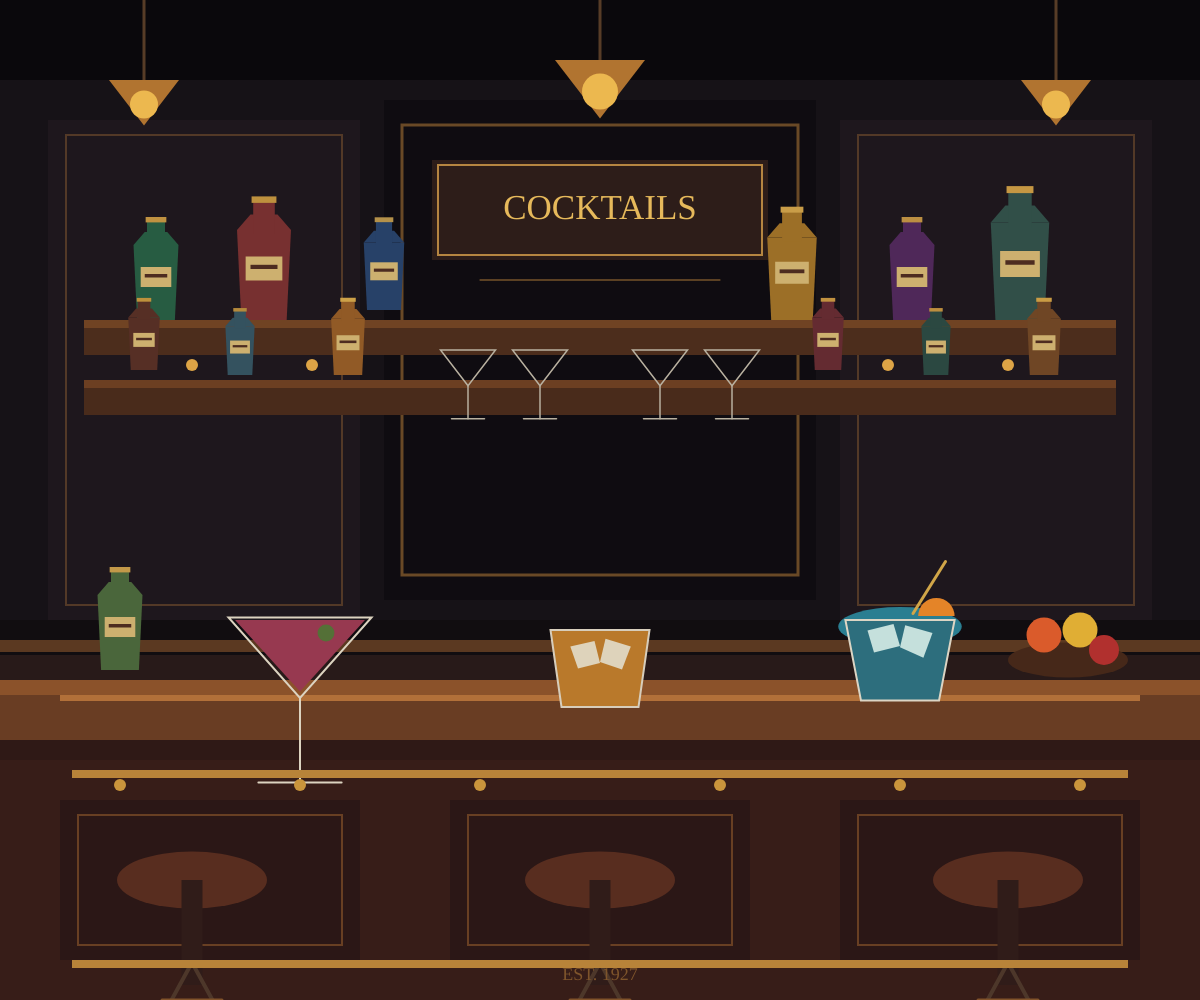
Frame 1 (no input)
Frame 2 (the mouse pressed at the canvas centre, redrawn once): identical to frame 1, image omitted

The p5.js sketch that drew this single still picture (run headless with seeded random() and noise() and a simulated clock; the mouse was pressed at the canvas centre and the sketch redrawn once):

// p5.js sketch
// ── sketch.js
// ============================================================
// BAR DE DRINKS SOFISTICADO
// ============================================================
// Uma representação de um bar elegante durante a noite.
//
// O cenário possui:
// - Parede escura
// - Prateleiras
// - Garrafas
// - Iluminação decorativa
// - Letreiro
// - Taças e copos
// - Drinks
// - Frutas e gelo
// - Balcão de madeira
// - Banquetas
//
// Autor: SEU NOME
// ============================================================


function setup() {
  createCanvas(windowWidth, windowHeight);
  textFont("Georgia");
  noLoop();
}


function draw() {

  // Tamanho de referência para que os elementos
  // mantenham proporções semelhantes em diferentes telas.
  let tamanho = min(width, height);


  // ==========================================================
  // FUNDO
  // ==========================================================

  background(8, 7, 10);

  noStroke();


  // Parede principal
  fill(22, 18, 23);

  rect(
    0,
    0,
    width,
    height * 0.72
  );


  // Faixa escura no topo
  fill(10, 8, 12);

  rect(
    0,
    0,
    width,
    height * 0.08
  );


  // ==========================================================
  // PAINÉIS DA PAREDE
  // ==========================================================

  // Painel esquerdo
  fill(30, 23, 29);

  rect(
    width * 0.04,
    height * 0.12,
    width * 0.26,
    height * 0.50
  );


  // Moldura do painel esquerdo
  stroke(83, 57, 39);
  strokeWeight(2);
  noFill();

  rect(
    width * 0.055,
    height * 0.135,
    width * 0.23,
    height * 0.47
  );


  // Painel direito
  noStroke();

  fill(30, 23, 29);

  rect(
    width * 0.70,
    height * 0.12,
    width * 0.26,
    height * 0.50
  );


  // Moldura do painel direito
  stroke(83, 57, 39);
  strokeWeight(2);
  noFill();

  rect(
    width * 0.715,
    height * 0.135,
    width * 0.23,
    height * 0.47
  );


  // ==========================================================
  // DECORAÇÃO CENTRAL
  // ==========================================================

  noStroke();

  fill(15, 12, 17);

  rect(
    width * 0.32,
    height * 0.10,
    width * 0.36,
    height * 0.50
  );


  // Moldura dourada
  noFill();
  stroke(105, 73, 38);
  strokeWeight(3);

  rect(
    width * 0.335,
    height * 0.125,
    width * 0.33,
    height * 0.45
  );


  // ==========================================================
  // LETREIRO
  // ==========================================================

  noStroke();

  fill(45, 29, 25);

  rect(
    width * 0.36,
    height * 0.16,
    width * 0.28,
    height * 0.10
  );


  // Borda do letreiro
  noFill();

  stroke(181, 133, 65);
  strokeWeight(2);

  rect(
    width * 0.365,
    height * 0.165,
    width * 0.27,
    height * 0.09
  );


  // Texto
  noStroke();

  fill(230, 185, 91);

  textAlign(CENTER, CENTER);
  textSize(tamanho * 0.035);

  text(
    "COCKTAILS",
    width * 0.50,
    height * 0.21
  );


  // Pequena decoração abaixo do letreiro
  stroke(168, 119, 54);
  strokeWeight(1);

  line(
    width * 0.40,
    height * 0.28,
    width * 0.60,
    height * 0.28
  );


  // ==========================================================
  // LUMINÁRIAS
  // ==========================================================

  desenharLampada(
    width * 0.12,
    height * 0.08,
    tamanho * 0.035
  );

  desenharLampada(
    width * 0.50,
    height * 0.06,
    tamanho * 0.045
  );

  desenharLampada(
    width * 0.88,
    height * 0.08,
    tamanho * 0.035
  );


  // ==========================================================
  // PRATELEIRA SUPERIOR
  // ==========================================================

  noStroke();

  fill(76, 45, 28);

  rect(
    width * 0.07,
    height * 0.32,
    width * 0.86,
    height * 0.035
  );


  // Parte iluminada
  fill(112, 67, 35);

  rect(
    width * 0.07,
    height * 0.32,
    width * 0.86,
    height * 0.008
  );


  // ==========================================================
  // GARRAFAS
  // ==========================================================

  desenharGarrafa(
    width * 0.13,
    height * 0.22,
    tamanho * 0.10,
    color(39, 92, 66),
    color(192, 146, 65)
  );


  desenharGarrafa(
    width * 0.22,
    height * 0.20,
    tamanho * 0.12,
    color(119, 48, 48),
    color(190, 145, 62)
  );


  desenharGarrafa(
    width * 0.32,
    height * 0.22,
    tamanho * 0.09,
    color(39, 65, 104),
    color(180, 145, 74)
  );


  desenharGarrafa(
    width * 0.66,
    height * 0.21,
    tamanho * 0.11,
    color(156, 111, 39),
    color(201, 157, 72)
  );


  desenharGarrafa(
    width * 0.76,
    height * 0.22,
    tamanho * 0.10,
    color(79, 40, 89),
    color(188, 143, 66)
  );


  desenharGarrafa(
    width * 0.85,
    height * 0.19,
    tamanho * 0.13,
    color(49, 79, 72),
    color(197, 151, 67)
  );


  // ==========================================================
  // SEGUNDA PRATELEIRA
  // ==========================================================

  noStroke();

  fill(73, 43, 27);

  rect(
    width * 0.07,
    height * 0.38,
    width * 0.86,
    height * 0.035
  );


  fill(108, 63, 34);

  rect(
    width * 0.07,
    height * 0.38,
    width * 0.86,
    height * 0.008
  );


  // ==========================================================
  // GARRAFAS MENORES
  // ==========================================================

  desenharGarrafa(
    width * 0.12,
    height * 0.30,
    tamanho * 0.07,
    color(86, 47, 37),
    color(190, 145, 60)
  );


  desenharGarrafa(
    width * 0.20,
    height * 0.31,
    tamanho * 0.065,
    color(52, 82, 95),
    color(180, 137, 60)
  );


  desenharGarrafa(
    width * 0.29,
    height * 0.30,
    tamanho * 0.075,
    color(145, 90, 38),
    color(205, 161, 72)
  );


  desenharGarrafa(
    width * 0.69,
    height * 0.30,
    tamanho * 0.07,
    color(100, 43, 49),
    color(193, 146, 64)
  );


  desenharGarrafa(
    width * 0.78,
    height * 0.31,
    tamanho * 0.065,
    color(43, 72, 65),
    color(188, 142, 63)
  );


  desenharGarrafa(
    width * 0.87,
    height * 0.30,
    tamanho * 0.075,
    color(111, 70, 37),
    color(202, 156, 68)
  );


  // ==========================================================
  // COPOS DECORATIVOS NA PRATELEIRA
  // ==========================================================

  desenharCopoVazio(
    width * 0.39,
    height * 0.35,
    tamanho * 0.055
  );

  desenharCopoVazio(
    width * 0.45,
    height * 0.35,
    tamanho * 0.055
  );

  desenharCopoVazio(
    width * 0.55,
    height * 0.35,
    tamanho * 0.055
  );

  desenharCopoVazio(
    width * 0.61,
    height * 0.35,
    tamanho * 0.055
  );


  // ==========================================================
  // LUZES DA PRATELEIRA
  // ==========================================================

  noStroke();

  fill(221, 164, 70);

  circle(
    width * 0.16,
    height * 0.365,
    tamanho * 0.012
  );

  circle(
    width * 0.26,
    height * 0.365,
    tamanho * 0.012
  );

  circle(
    width * 0.74,
    height * 0.365,
    tamanho * 0.012
  );

  circle(
    width * 0.84,
    height * 0.365,
    tamanho * 0.012
  );


  // ==========================================================
  // PARTE INFERIOR DA PAREDE
  // ==========================================================

  fill(17, 13, 16);

  rect(
    0,
    height * 0.62,
    width,
    height * 0.10
  );


  // Faixa decorativa
  fill(91, 57, 33);

  rect(
    0,
    height * 0.64,
    width,
    height * 0.012
  );


  fill(40, 26, 25);

  rect(
    0,
    height * 0.655,
    width,
    height * 0.025
  );


  // ==========================================================
  // BALCÃO
  // ==========================================================

  // Corpo principal
  noStroke();

  fill(47, 25, 22);

  quad(
    0,
    height * 0.72,
    width,
    height * 0.72,
    width,
    height,
    0,
    height
  );


  // Frente do balcão
  fill(55, 29, 24);

  rect(
    0,
    height * 0.76,
    width,
    height * 0.24
  );


  // Painéis do balcão
  fill(43, 23, 22);

  rect(
    width * 0.05,
    height * 0.80,
    width * 0.25,
    height * 0.16
  );

  rect(
    width * 0.375,
    height * 0.80,
    width * 0.25,
    height * 0.16
  );

  rect(
    width * 0.70,
    height * 0.80,
    width * 0.25,
    height * 0.16
  );


  // Molduras dos painéis
  noFill();

  stroke(104, 63, 35);
  strokeWeight(2);

  rect(
    width * 0.065,
    height * 0.815,
    width * 0.22,
    height * 0.13
  );

  rect(
    width * 0.39,
    height * 0.815,
    width * 0.22,
    height * 0.13
  );

  rect(
    width * 0.715,
    height * 0.815,
    width * 0.22,
    height * 0.13
  );


  // ==========================================================
  // TAMPO DO BALCÃO
  // ==========================================================

  noStroke();

  fill(105, 61, 35);

  quad(
    0,
    height * 0.68,
    width,
    height * 0.68,
    width,
    height * 0.74,
    0,
    height * 0.74
  );


  // Parte superior mais clara
  fill(139, 82, 42);

  rect(
    0,
    height * 0.68,
    width,
    height * 0.015
  );


  // Brilho do balcão
  fill(178, 112, 57);

  rect(
    width * 0.05,
    height * 0.695,
    width * 0.90,
    height * 0.006
  );


  // ==========================================================
  // DRINK 1 - MARTINI
  // ==========================================================

  desenharMartini(
    width * 0.25,
    height * 0.62,
    tamanho * 0.13
  );


  // ==========================================================
  // DRINK 2 - WHISKY
  // ==========================================================

  desenharWhisky(
    width * 0.50,
    height * 0.63,
    tamanho * 0.11
  );


  // ==========================================================
  // DRINK 3 - COCKTAIL AZUL
  // ==========================================================

  desenharCocktail(
    width * 0.75,
    height * 0.62,
    tamanho * 0.13
  );


  // ==========================================================
  // GARRAFA SOBRE O BALCÃO
  // ==========================================================

  desenharGarrafa(
    width * 0.10,
    height * 0.57,
    tamanho * 0.10,
    color(74, 102, 59),
    color(195, 153, 73)
  );


  // ==========================================================
  // PEQUENO VASO DE FRUTAS
  // ==========================================================

  noStroke();

  fill(70, 40, 25);

  ellipse(
    width * 0.89,
    height * 0.66,
    tamanho * 0.12,
    tamanho * 0.035
  );


  fill(218, 91, 43);

  circle(
    width * 0.87,
    height * 0.635,
    tamanho * 0.035
  );

  fill(224, 174, 52);

  circle(
    width * 0.90,
    height * 0.63,
    tamanho * 0.035
  );

  fill(177, 48, 46);

  circle(
    width * 0.92,
    height * 0.65,
    tamanho * 0.03
  );


  // ==========================================================
  // BANQUETAS
  // ==========================================================

  desenharBanqueta(
    width * 0.16,
    height * 0.88,
    tamanho * 0.15
  );

  desenharBanqueta(
    width * 0.50,
    height * 0.88,
    tamanho * 0.15
  );

  desenharBanqueta(
    width * 0.84,
    height * 0.88,
    tamanho * 0.15
  );


  // ==========================================================
  // DETALHES DOURADOS NO BALCÃO
  // ==========================================================

  noStroke();

  fill(184, 131, 57);

  rect(
    width * 0.06,
    height * 0.77,
    width * 0.88,
    height * 0.008
  );

  rect(
    width * 0.06,
    height * 0.96,
    width * 0.88,
    height * 0.008
  );


  // ==========================================================
  // PEQUENAS LUZES NA PARTE DA FRENTE
  // ==========================================================

  fill(202, 149, 60);

  circle(
    width * 0.10,
    height * 0.785,
    tamanho * 0.012
  );

  circle(
    width * 0.25,
    height * 0.785,
    tamanho * 0.012
  );

  circle(
    width * 0.40,
    height * 0.785,
    tamanho * 0.012
  );

  circle(
    width * 0.60,
    height * 0.785,
    tamanho * 0.012
  );

  circle(
    width * 0.75,
    height * 0.785,
    tamanho * 0.012
  );

  circle(
    width * 0.90,
    height * 0.785,
    tamanho * 0.012
  );


  // ==========================================================
  // TEXTO NO BALCÃO
  // ==========================================================

  noStroke();

  fill(126, 84, 43);

  textAlign(CENTER, CENTER);
  textSize(tamanho * 0.018);

  text(
    "EST. 1927",
    width * 0.50,
    height * 0.975
  );
}


// ============================================================
// FUNÇÃO: LÂMPADA
// ============================================================

function desenharLampada(x, y, tamanhoLampada) {

  stroke(87, 60, 39);
  strokeWeight(3);

  line(
    x,
    0,
    x,
    y
  );


  noStroke();

  fill(177, 116, 48);

  triangle(
    x - tamanhoLampada,
    y,
    x + tamanhoLampada,
    y,
    x,
    y + tamanhoLampada * 1.3
  );


  fill(236, 184, 79);

  circle(
    x,
    y + tamanhoLampada * 0.7,
    tamanhoLampada * 0.8
  );
}


// ============================================================
// FUNÇÃO: GARRAFA
// ============================================================

function desenharGarrafa(x, y, altura, corGarrafa, corTampa) {

  let largura = altura * 0.45;
  let gargalo = altura * 0.30;


  // Corpo da garrafa
  noStroke();

  fill(corGarrafa);

  quad(
    x - largura / 2,
    y + altura * 0.25,

    x + largura / 2,
    y + altura * 0.25,

    x + largura * 0.42,
    y + altura,

    x - largura * 0.42,
    y + altura
  );


  // Ombros
  quad(
    x - largura / 2,
    y + altura * 0.25,

    x + largura / 2,
    y + altura * 0.25,

    x + largura * 0.25,
    y + altura * 0.12,

    x - largura * 0.25,
    y + altura * 0.12
  );


  // Gargalo
  fill(corGarrafa);

  rect(
    x - largura * 0.20,
    y - gargalo * 0.05,
    largura * 0.40,
    gargalo
  );


  // Tampa
  fill(corTampa);

  rect(
    x - largura * 0.23,
    y - gargalo * 0.10,
    largura * 0.46,
    gargalo * 0.18
  );


  // Rótulo
  fill(205, 176, 111);

  rect(
    x - largura * 0.34,
    y + altura * 0.47,
    largura * 0.68,
    altura * 0.20
  );


  // Detalhe do rótulo
  fill(77, 44, 32);

  rect(
    x - largura * 0.25,
    y + altura * 0.54,
    largura * 0.50,
    altura * 0.035
  );
}


// ============================================================
// FUNÇÃO: COPO VAZIO
// ============================================================

function desenharCopoVazio(x, y, tamanhoCopo) {

  noFill();

  stroke(185, 177, 160);
  strokeWeight(1.5);

  // Taça
  triangle(
    x - tamanhoCopo / 2,
    y,
    x + tamanhoCopo / 2,
    y,
    x,
    y + tamanhoCopo * 0.65
  );


  // Haste
  line(
    x,
    y + tamanhoCopo * 0.65,
    x,
    y + tamanhoCopo * 1.25
  );


  // Base
  line(
    x - tamanhoCopo * 0.30,
    y + tamanhoCopo * 1.25,
    x + tamanhoCopo * 0.30,
    y + tamanhoCopo * 1.25
  );
}


// ============================================================
// FUNÇÃO: MARTINI
// ============================================================

function desenharMartini(x, y, tamanhoDrink) {

  // Líquido
  noStroke();

  fill(151, 57, 80);

  triangle(
    x - tamanhoDrink * 0.50,
    y,
    x + tamanhoDrink * 0.50,
    y,
    x,
    y + tamanhoDrink * 0.55
  );


  // Taça
  noFill();

  stroke(220, 211, 192);
  strokeWeight(2);

  triangle(
    x - tamanhoDrink * 0.55,
    y - tamanhoDrink * 0.02,
    x + tamanhoDrink * 0.55,
    y - tamanhoDrink * 0.02,
    x,
    y + tamanhoDrink * 0.60
  );


  // Haste
  line(
    x,
    y + tamanhoDrink * 0.60,
    x,
    y + tamanhoDrink * 1.25
  );


  // Base
  line(
    x - tamanhoDrink * 0.32,
    y + tamanhoDrink * 1.25,
    x + tamanhoDrink * 0.32,
    y + tamanhoDrink * 1.25
  );


  // Azeitona
  noStroke();

  fill(84, 112, 55);

  circle(
    x + tamanhoDrink * 0.20,
    y + tamanhoDrink * 0.10,
    tamanhoDrink * 0.13
  );
}


// ============================================================
// FUNÇÃO: WHISKY

// ==========================================================

// ============================================================
// FUNÇÃO: WHISKY
// ============================================================

function desenharWhisky(x, y, tamanhoDrink) {

  // Copo
  noStroke();

  fill(185, 121, 43);

  quad(
    x - tamanhoDrink * 0.45,
    y,
    x + tamanhoDrink * 0.45,
    y,
    x + tamanhoDrink * 0.35,
    y + tamanhoDrink * 0.70,
    x - tamanhoDrink * 0.35,
    y + tamanhoDrink * 0.70
  );


  // Gelo
  fill(222, 211, 187);

  quad(
    x - tamanhoDrink * 0.27,
    y + tamanhoDrink * 0.15,
    x - tamanhoDrink * 0.05,
    y + tamanhoDrink * 0.10,
    x,
    y + tamanhoDrink * 0.30,
    x - tamanhoDrink * 0.20,
    y + tamanhoDrink * 0.35
  );


  quad(
    x + tamanhoDrink * 0.05,
    y + tamanhoDrink * 0.08,
    x + tamanhoDrink * 0.28,
    y + tamanhoDrink * 0.15,
    x + tamanhoDrink * 0.20,
    y + tamanhoDrink * 0.36,
    x,
    y + tamanhoDrink * 0.29
  );


  // Borda do copo
  noFill();

  stroke(215, 205, 187);
  strokeWeight(2);

  quad(
    x - tamanhoDrink * 0.45,
    y,
    x + tamanhoDrink * 0.45,
    y,
    x + tamanhoDrink * 0.35,
    y + tamanhoDrink * 0.70,
    x - tamanhoDrink * 0.35,
    y + tamanhoDrink * 0.70
  );
}


// ============================================================
// FUNÇÃO: COCKTAIL
// ============================================================

function desenharCocktail(x, y, tamanhoDrink) {

  // Líquido
  noStroke();

  fill(42, 126, 145);

  ellipse(
    x,
    y + tamanhoDrink * 0.05,
    tamanhoDrink * 0.95,
    tamanhoDrink * 0.30
  );


  // Corpo do copo
  fill(45, 110, 125);

  quad(
    x - tamanhoDrink * 0.42,
    y,
    x + tamanhoDrink * 0.42,
    y,
    x + tamanhoDrink * 0.30,
    y + tamanhoDrink * 0.62,
    x - tamanhoDrink * 0.30,
    y + tamanhoDrink * 0.62
  );


  // Cubos de gelo
  fill(197, 224, 220);

  quad(
    x - tamanhoDrink * 0.25,
    y + tamanhoDrink * 0.08,
    x - tamanhoDrink * 0.05,
    y + tamanhoDrink * 0.03,
    x,
    y + tamanhoDrink * 0.20,
    x - tamanhoDrink * 0.20,
    y + tamanhoDrink * 0.25
  );


  quad(
    x + tamanhoDrink * 0.04,
    y + tamanhoDrink * 0.04,
    x + tamanhoDrink * 0.25,
    y + tamanhoDrink * 0.10,
    x + tamanhoDrink * 0.18,
    y + tamanhoDrink * 0.29,
    x,
    y + tamanhoDrink * 0.21
  );


  // Borda
  noFill();

  stroke(220, 213, 196);
  strokeWeight(2);

  quad(
    x - tamanhoDrink * 0.42,
    y,
    x + tamanhoDrink * 0.42,
    y,
    x + tamanhoDrink * 0.30,
    y + tamanhoDrink * 0.62,
    x - tamanhoDrink * 0.30,
    y + tamanhoDrink * 0.62
  );


  // Canudo
  stroke(209, 166, 72);
  strokeWeight(3);

  line(
    x + tamanhoDrink * 0.10,
    y - tamanhoDrink * 0.05,
    x + tamanhoDrink * 0.35,
    y - tamanhoDrink * 0.45
  );


  // Laranja
  noStroke();

  fill(228, 132, 40);

  arc(
    x + tamanhoDrink * 0.28,
    y - tamanhoDrink * 0.03,
    tamanhoDrink * 0.28,
    tamanhoDrink * 0.28,
    PI,
    TWO_PI
  );
}


// ============================================================
// FUNÇÃO: BANQUETA
// ============================================================

function desenharBanqueta(x, y, tamanhoBanqueta) {

  // Assento
  noStroke();

  fill(88, 45, 31);

  ellipse(
    x,
    y,
    tamanhoBanqueta,
    tamanhoBanqueta * 0.38
  );


  // Parte central
  fill(48, 28, 25);

  rect(
    x - tamanhoBanqueta * 0.07,
    y,
    tamanhoBanqueta * 0.14,
    tamanhoBanqueta * 0.70
  );


  // Pé esquerdo
  stroke(77, 55, 42);
  strokeWeight(4);

  line(
    x,
    y + tamanhoBanqueta * 0.55,
    x - tamanhoBanqueta * 0.30,
    y + tamanhoBanqueta * 1.10
  );


  // Pé direito
  line(
    x,
    y + tamanhoBanqueta * 0.55,
    x + tamanhoBanqueta * 0.30,
    y + tamanhoBanqueta * 1.10
  );


  // Apoio dos pés
  stroke(129, 83, 42);
  strokeWeight(3);

  line(
    x - tamanhoBanqueta * 0.20,
    y + tamanhoBanqueta * 0.80,
    x + tamanhoBanqueta * 0.20,
    y + tamanhoBanqueta * 0.80
  );
}


// ============================================================
// REDIMENSIONAMENTO DA JANELA
// ============================================================

function windowResized() {

  resizeCanvas(
    windowWidth,
    windowHeight
  );

  redraw();
}

  
